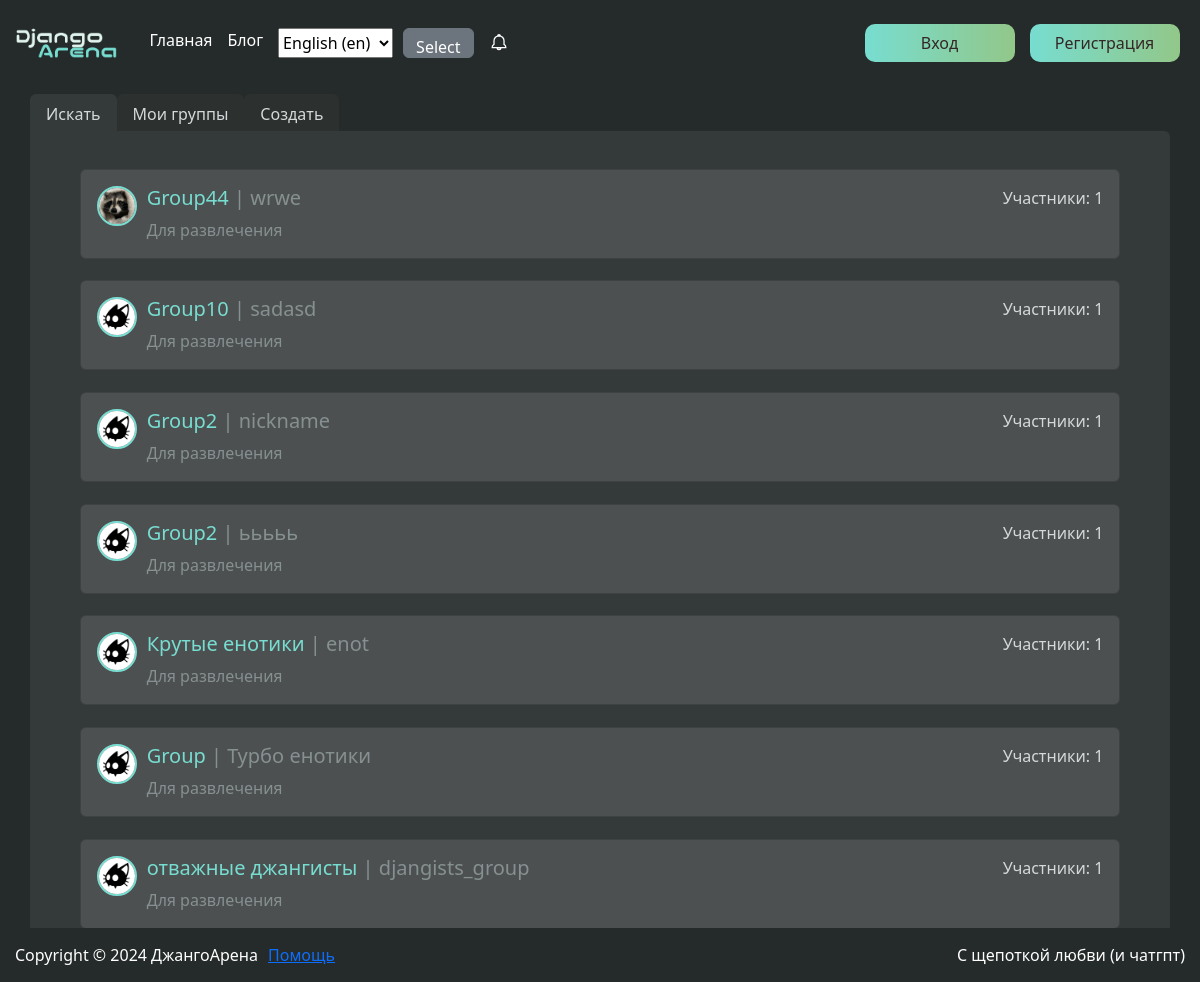
Page /groups/all/ on the committed database.
### groups/models.py (models this page shows, shortened)
class Group(django.db.models.Model):
    title = django.db.models.CharField(
        verbose_name="название",
        help_text="Придумайте крутое название для своей группы",
        max_length=255,
        default="Group",
    )
    name = django.db.models.CharField(
        verbose_name="никнейм",
        help_text="Придумайте уникальное название",
        max_length=255,
        unique=True,
    )
    theme = django.db.models.CharField(
        verbose_name="тематика",
        help_text="Определитесь с тематикой группы(например 'для развлечения'"
        + "'друзья' и тд.)",
        max_length=30,
        default="Для развлечения",
        blank=True,
    )
    image = django.db.models.ImageField(
        "аватарка",
        help_text="Загрузите аватарку",
        upload_to=get_path_image,
        null=True,
        blank=True,
    )
    description = django.db.models.TextField(
        verbose_name="описание",
        help_text="Опишите группу",
    )
    is_public = django.db.models.BooleanField(
        default=False,
        verbose_name="публичная ли группа?",
        help_text="В публичную группу могут вступить все желающие",
    )
    created_at = django.db.models.DateTimeField(
        auto_now_add=True,
    )
    class Meta:
        verbose_name = "Группы"
        verbose_name_plural = "Группы"

### groups/views.py (the view)
# urls.py: django.urls.path("all/", groups.views.GroupAllView.as_view(), name="all"),
class GroupAllView(django.views.View):
    def get(self, *args, **kwargs):
        selected_groups = (
            groups.models.Group.objects.all()
            .prefetch_related("group")
            .order_by(
                "-created_at",
            )
        )
        context = {
            "title": "Искать группы",
            "tab": "all",
            "groups": selected_groups,
        }
        return django.shortcuts.render(
            request=self.request,
            template_name="group/user_group.html",
            context=context,
        )

### notifications/context_processors.py (called while the page is built)
def get_notifications(request):
    if request.user.is_authenticated:
        user = core.models.User.objects.get(pk=request.user.id)
        cur_notifications = notifications.models.Notification.objects.filter(
            recipient=user.id,
        )
    else:
        cur_notifications = []
    return {"notifications": cur_notifications}

### templates/group/user_group.html (shortened to what this page needs)
{% extends "base.html" %}
{% load static %}
{% block content %}
<div class="container">
    <div class="row">
        <ul class="nav nav-tabs" style="border: none;margin-bottom: -2px">
            <li class="nav-item">
                <a class="nav-link" {% if tab == "all" %}style="background-color: #343a39;border:none" {% else %}
                    style="border:none" {% endif %} href={% url "groups:all" %}>Искать</a>
            </li>
            <li class="nav-item">
                <a class="nav-link" {% if tab == "my" %}style="background-color: #343a39;border: none;" {% else %}
                    style="border:none" {% endif %} href={% url "groups:my" %}>Мои группы</a>
            </li>
            <li class="nav-item">
                <a class="nav-link" style="border:none"  href={% url "groups:new_groups" %}>Создать</a>
            </li>
        </ul>
        <div class="card" id="parent_card">
            <div class="card-body">
                {% for group in groups %}
                <a href="{% url 'groups:groups_detail' group.id %}" style="text-decoration:none">{% include "includes/group.html" %}</a>
                {% endfor %}
            </div>
        </div>
    </div>
</div>
{% endblock %}

### templates/includes/group.html
{% load static %}
<div class="card" id="note_card">
    <div class="card-body" style="display: flex; justify-content: space-between">
        <div style="display: flex">
            <img id="ava" alt=""
                src={% if group.image %}"{{ group.image.url }}"{% else %}{% static "images/group-avatar2.jpg" %}{% endif %}
                height="50" width="50" loading="lazy" class="rounded-circle">
            <div style=" margin-left: 10px">
                <h5><span class="title">{{ group.title }}</span> <span style="color: #869090">| {{ group.name }}</span>
                </h5>
                <div style="color: #869090">{{ group.theme }}</div>
            </div>
        </div>
        <p style="float:right; color:#D6D9D9">Участники: {{ group.group.count }}</p>
    </div>
</div>

### static_dev/style.css (style rules this page uses)
* { padding: 0; }
ul { padding: 0; }
body { height: 100%; color: #cdd5d6; }
.flex-container { display: flex; flex-direction: column; flex-direction: column; height: 100%; min-height: 100vh; background-color: #252b2a; }

### static_dev/css/header.css (style rules this page uses)
#ava { border: 2px solid #77ddd0; outline-offset: 2px; width: 40px; height: 40px; }

### static_dev/css/blog.css (style rules this page uses)
#parent_card { background-color: #343a39; border: none; border-top-left-radius: 0; }
#note_card { background-color: #4d5051; margin: 2%; }
.title { color: #77ddd0; }
.nav-link { background-color: #2c3130; color: #d6d9d9; }

### rows in the picture
Group: image (picture), title "Group44", name "wrwe", theme "Для развлечения", group.count "1"
Group: title "Group10", name "sadasd", theme "Для развлечения", group.count "1"
Group: title "Group2", name "nickname", theme "Для развлечения", group.count "1"
Group: title "Group2", name "ььььь", theme "Для развлечения", group.count "1"
Group: title "Крутые енотики", name "enot", theme "Для развлечения", group.count "1"
Group: title "Group", name "Турбо енотики", theme "Для развлечения", group.count "1"
Group: title "отважные джангисты", name "djangists_group", theme "Для развлечения", group.count "1"

### other values in the picture
form field language "English (en)"
